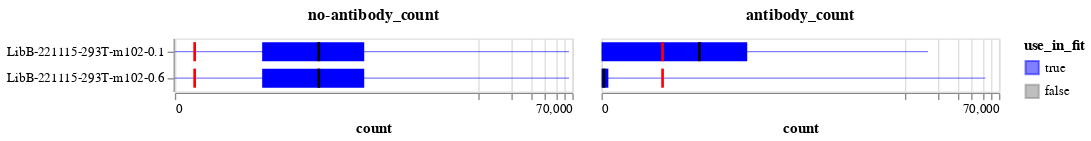

Notebook cell for this chart:
### Markdown cell above
Now plot the distribution of no-antibody and antibody counts versus the thresholds.
Recall we keep variants that meet **either** threshold, and in an ideal experiment all variants would meet the no-antibody threshold but we may expect only a small fraction (true escape mutations) to meet the antibody threshold.

In the plots below, the bars span the interquartile range, the lines go from min to max, the dark black line is the median, and the red line is the threshold for counts to be retained (a variant only needs to meet one threshold).

### Code cell
count_summary = (
    prob_escape.melt(
        id_vars=["sample", "concentration", "use_in_fit"],
        value_vars=["antibody_count", "no-antibody_count"],
        var_name="count_type",
        value_name="count",
    )
    .groupby(["sample", "concentration", "use_in_fit", "count_type"], as_index=False)
    .aggregate(
        median=pd.NamedAgg("count", "median"),
        q1=pd.NamedAgg("count", lambda s: s.quantile(0.25)),
        q3=pd.NamedAgg("count", lambda s: s.quantile(0.75)),
        min=pd.NamedAgg("count", "min"),
        max=pd.NamedAgg("count", "max"),
    )
    .merge(
        min_counts.rename(
            columns={
                "min_antibody_count": "antibody_count",
                "min_no_antibody_count": "no-antibody_count",
            }
        ).melt(id_vars="sample", var_name="count_type", value_name="threshold"),
        on=["sample", "count_type"],
        validate="one_to_one",
    )
)

base_chart = alt.Chart(count_summary).encode(
    y=alt.Y("sample", title=None, sort=alt.SortField("concentration")),
    tooltip=count_summary.columns.tolist(),
    color=alt.Color(
        "use_in_fit",
        scale=alt.Scale(domain=[True, False], range=["blue", "gray"]),
    ),
)

quantile_bar = base_chart.encode(
    x=alt.X(
        "q1",
        scale=alt.Scale(type="symlog", constant=20),
        axis=alt.Axis(labelOverlap=True),
        title="count",
    ),
    x2="q3",
).mark_bar(color="blue", height={"band": 0.8})

range_line = base_chart.encode(x="min", x2="max").mark_rule(color="blue", opacity=0.5)

median_line = base_chart.encode(
    x="median", x2="median", color=alt.value("black")
).mark_bar(xOffset=1, x2Offset=-1, height={"band": 0.8})

threshold_line = base_chart.encode(
    x="threshold", x2="threshold", color=alt.value("red")
).mark_bar(xOffset=1, x2Offset=-1, height={"band": 0.8})

count_summary_chart = (quantile_bar + range_line + median_line + threshold_line).facet(
    column=alt.Column(
        "count_type",
        title=None,
        sort="descending",
        header=alt.Header(labelFontWeight="bold", labelFontSize=12),
    ),
)

count_summary_chart

### Figure 1 — Vega-Lite specification as saved in the notebook (floating-point values rounded to 4 significant figures)
{"config": {"view": {"continuousWidth": 300, "continuousHeight": 300}}, "data": {"name": "data-22f6a38083a1f3c8618b298f7e32ad27"}, "facet": {"column": {"field": "count_type", "header": {"labelFontSize": 12, "labelFontWeight": "bold"}, "sort": "descending", "title": null, "type": "nominal"}}, "spec": {"layer": [{"mark": {"type": "bar", "color": "blue", "height": {"band": 0.8}}, "encoding": {"color": {"field": "use_in_fit", "scale": {"domain": [true, false], "range": ["blue", "gray"]}, "type": "nominal"}, "tooltip": [{"field": "sample", "type": "nominal"}, {"field": "concentration", "type": "quantitative"}, {"field": "use_in_fit", "type": "nominal"}, {"field": "count_type", "type": "nominal"}, {"field": "median", "type": "quantitative"}, {"field": "q1", "type": "quantitative"}, {"field": "q3", "type": "quantitative"}, {"field": "min", "type": "quantitative"}, {"field": "max", "type": "quantitative"}, {"field": "threshold", "type": "quantitative"}], "x": {"axis": {"labelOverlap": true}, "field": "q1", "scale": {"constant": 20, "type": "symlog"}, "title": "count", "type": "quantitative"}, "x2": {"field": "q3"}, "y": {"field": "sample", "sort": {"field": "concentration"}, "title": null, "type": "nominal"}}}, {"mark": {"type": "rule", "color": "blue", "opacity": 0.5}, "encoding": {"color": {"field": "use_in_fit", "scale": {"domain": [true, false], "range": ["blue", "gray"]}, "type": "nominal"}, "tooltip": [{"field": "sample", "type": "nominal"}, {"field": "concentration", "type": "quantitative"}, {"field": "use_in_fit", "type": "nominal"}, {"field": "count_type", "type": "nominal"}, {"field": "median", "type": "quantitative"}, {"field": "q1", "type": "quantitative"}, {"field": "q3", "type": "quantitative"}, {"field": "min", "type": "quantitative"}, {"field": "max", "type": "quantitative"}, {"field": "threshold", "type": "quantitative"}], "x": {"field": "min", "type": "quantitative"}, "x2": {"field": "max"}, "y": {"field": "sample", "sort": {"field": "concentration"}, "title": null, "type": "nominal"}}}, {"mark": {"type": "bar", "height": {"band": 0.8}, "x2Offset": -1, "xOffset": 1}, "encoding": {"color": {"value": "black"}, "tooltip": [{"field": "sample", "type": "nominal"}, {"field": "concentration", "type": "quantitative"}, {"field": "use_in_fit", "type": "nominal"}, {"field": "count_type", "type": "nominal"}, {"field": "median", "type": "quantitative"}, {"field": "q1", "type": "quantitative"}, {"field": "q3", "type": "quantitative"}, {"field": "min", "type": "quantitative"}, {"field": "max", "type": "quantitative"}, {"field": "threshold", "type": "quantitative"}], "x": {"field": "median", "type": "quantitative"}, "x2": {"field": "median"}, "y": {"field": "sample", "sort": {"field": "concentration"}, "title": null, "type": "nominal"}}}, {"mark": {"type": "bar", "height": {"band": 0.8}, "x2Offset": -1, "xOffset": 1}, "encoding": {"color": {"value": "red"}, "tooltip": [{"field": "sample", "type": "nominal"}, {"field": "concentration", "type": "quantitative"}, {"field": "use_in_fit", "type": "nominal"}, {"field": "count_type", "type": "nominal"}, {"field": "median", "type": "quantitative"}, {"field": "q1", "type": "quantitative"}, {"field": "q3", "type": "quantitative"}, {"field": "min", "type": "quantitative"}, {"field": "max", "type": "quantitative"}, {"field": "threshold", "type": "quantitative"}], "x": {"field": "threshold", "type": "quantitative"}, "x2": {"field": "threshold"}, "y": {"field": "sample", "sort": {"field": "concentration"}, "title": null, "type": "nominal"}}}]}, "$schema": "https://vega.github.io/schema/vega-lite/v5.8.0.json", "datasets": {"data-22f6a38083a1f3c8618b298f7e32ad27": [{"sample": "LibB-221115-293T-m102-0.1", "concentration": 0.1, "use_in_fit": true, "count_type": "antibody_count", "median": 129.0, "q1": 0.0, "q3": 378.0, "min": 0, "max": 16266, "threshold": 50.0}, {"sample": "LibB-221115-293T-m102-0.1", "concentration": 0.1, "use_in_fit": true, "count_type": "no-antibody_count", "median": 364.0, "q1": 100.0, "q3": 955.0, "min": 0, "max": 65339, "threshold": 10.0}, {"sample": "LibB-221115-293T-m102-0.6", "concentration": 0.6, "use_in_fit": true, "count_type": "antibody_count", "median": 1.0, "q1": 0.0, "q3": 3.0, "min": 0, "max": 52764, "threshold": 50.0}, {"sample": "LibB-221115-293T-m102-0.6", "concentration": 0.6, "use_in_fit": true, "count_type": "no-antibody_count", "median": 364.0, "q1": 100.0, "q3": 955.0, "min": 0, "max": 65339, "threshold": 10.0}]}}
